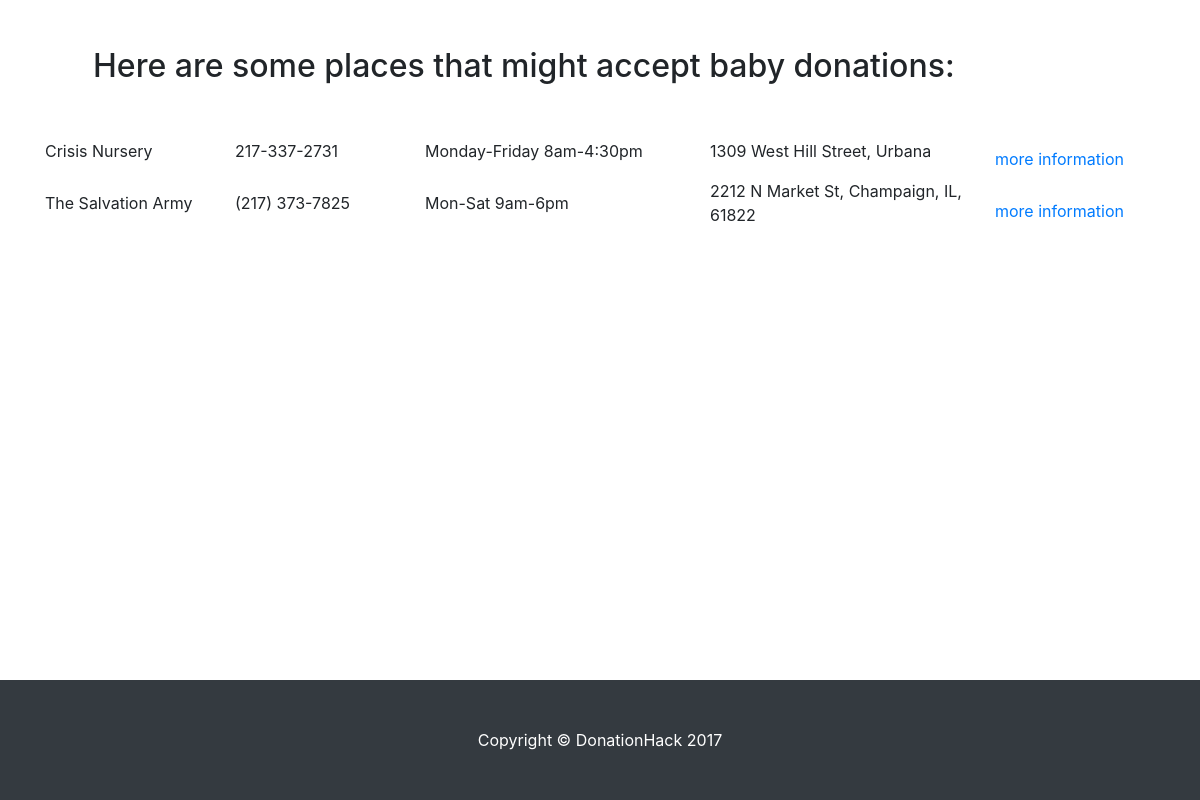
/Baby, run on the app's committed database.
### tables this page shows
CREATE TABLE Categories(
  ID INTEGER PRIMARY KEY,
  CategoryName TEXT UNIQUE
);

CREATE TABLE Locations(
  ID INTEGER PRIMARY KEY,
  Name TEXT UNIQUE,
  Phone TEXT,
  Hours TEXT,
  Website Text,
  Address Text
);

### app.py (the view)
@app.route('/<category>')
def retrieve_page(category):
    categories = populate_categories()
    if category not in categories:
        return render_template('index.html', categories=categories)
    locations = match_loc_data(category)
    return render_template('category_template.html', category=category,
                           locations=locations)

### app.py (called while the page is built)
def populate_categories():
    return db_tools.get_categories()

def match_loc_data(category):
    return db_tools.match_loc_data(category)

### db_tools.py (called while the page is built)
def dict_factory(cursor, row):
    d = {}
    for idx, col in enumerate(cursor.description):
        d[col[0]] = row[idx]
    return d

def match_loc_data(category):
    con = sqlite3.connect('donations_hack.db')
    con.row_factory = dict_factory
    cur = con.cursor()
    sql = '''
        SELECT Name, Phone, Hours, Website, Address
        FROM Locations JOIN Matches ON Locations.ID = Matches.Location_ID
        WHERE Matches.Category_ID= (
          SELECT ID
          FROM Categories
          WHERE UPPER(CategoryName)=?
        )
    '''
    cur.execute(sql, (category.upper(),))
    return cur.fetchall()

def get_categories():
    con = sqlite3.connect('donations_hack.db')
    cur = con.cursor()
    sql = '''
        SELECT CategoryName
        FROM Categories
        ORDER BY CategoryName
    '''
    cur.execute(sql)
    return [i[0] for i in cur.fetchall()]

### templates/category_template.html (shortened to what this page needs)
<!DOCTYPE html>
<html lang="en">
  <head>
    <link href="static/vendor/bootstrap/css/bootstrap.min.css" rel="stylesheet">
    <link href="static/css/one-page-wonder.css" rel="stylesheet">
  </head>
  <body>
    <section>
      <div class="container">
        <div class="row align-items-center">
          <div class="col-md-12">
            <div class="p-5">
              <h2 class="display-5">Here are some places that might accept {{ category.lower() }} donations:</h2>
            </div>
          </div>
        </div>
      </div>
    </section>
    <div class="container">
    {% for location in locations %}
      <section>
          <div class="row align-items-center">
            <div class="col-md-2">
              <p>{{ location.Name }}</p>
            </div>
            <div class="col-md-2">
              <p>{{ location.Phone }}</p>
            </div>
            <div class="col-md-3">
              <p>{{ location.Hours }}</p>
            </div>
            <div class="col-md-3">
              <p>{{ location.Address }}</p>
            </div>
            <div class="col-md-2">
              <a href="{{ location.Website }}">more information</a>
            </div>
          </div>
      </section>
    {% endfor %}
    </div>
    <footer class="py-5 bg-dark footer">
      <div class="container">
        <p class="m-0 text-center text-white">Copyright &copy; DonationHack 2017</p>
      </div>
    </footer>
  </body>
</html>

### static/css/one-page-wonder.css (style rules this page uses)
.footer { width: 100%; position:absolute; bottom:0; }

### data on the page
Categories: lower "baby"
Locations: Name "Crisis Nursery", Phone "217-337-2731", Hours "Monday-Friday 8am-4:30pm", Address "1309 West Hill Street, Urbana"
Locations: Name "The Salvation Army", Phone "(217) 373-7825", Hours "Mon-Sat 9am-6pm", Address "2212 N Market St, Champaign, IL, 61822"
